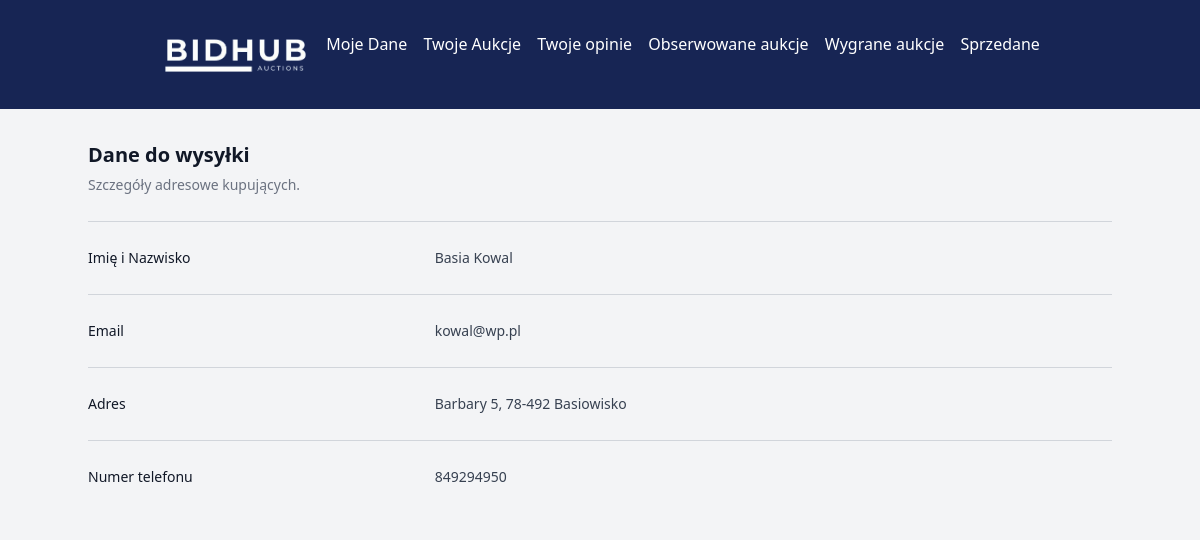
The app's page /dist/user_delivery_form.php, older data.
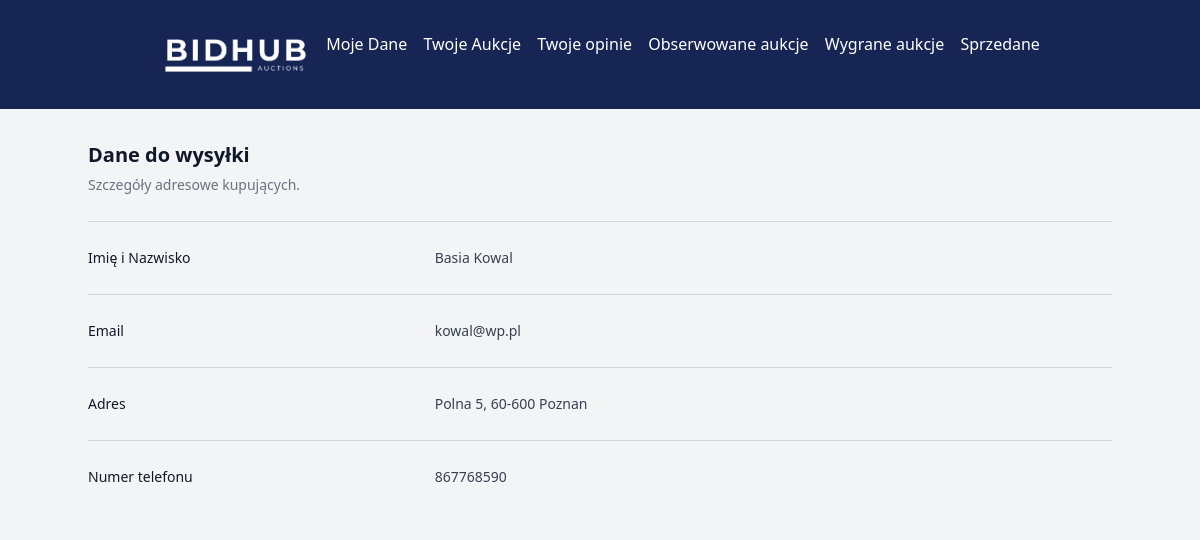
The same page, newer data.
### tables this page shows
CREATE TABLE `users` (
  `id_user` int(11) NOT NULL,
  `firstName` varchar(50) NOT NULL,
  `lastName` varchar(50) NOT NULL,
  `email` varchar(60) NOT NULL,
  `id_role` tinyint(4) NOT NULL DEFAULT 1,
  `pass` varchar(255) NOT NULL,
  `passwordrepeat` varchar(255) NOT NULL,
  `city` varchar(100) DEFAULT NULL,
  `street` varchar(100) DEFAULT NULL,
  `house_number` varchar(10) DEFAULT NULL,
  `postal_code` varchar(20) DEFAULT NULL,
  `phone_number` varchar(20) DEFAULT NULL,
  `profile_image` varchar(255) DEFAULT '../uploads/user-3331256_1280.png',
  `reset_token` varchar(255) DEFAULT NULL,
  `token_expiry` datetime DEFAULT NULL,
  `bank_account_number` varchar(34) DEFAULT NULL
);

### dist/user_delivery_form.php (the view, shortened to what this page needs)
<?php
include_once "../scripts/connect.php";
$query = "
    SELECT u.id_user, u.firstName,  u.lastName, u.email, u.city, u.street , u.house_number, u.postal_code, u.phone_number
    FROM users u
    INNER JOIN completed_auctions ca ON u.id_user = ca.highest_bidder_id
";
$stmt = $conn->prepare($query);
$stmt->execute();
?>
<!DOCTYPE html>
<html lang="en">
<head>
    <link rel="stylesheet" href="../src/user_profile.css">
    <link href="https://cdn.jsdelivr.net/npm/tailwindcss@2.2.19/dist/tailwind.min.css" rel="stylesheet">
</head>
<body class="bg-gray-100">
<header class="bg-blue-950">
        <div class=" container w-4/5 m-auto bg-blue-950 flex justify-around  p-8">
        <div class=""><a href="loggin.php"><img src="/projekt/projekt/img/BidHub_logo_removebg_minimalized.png" alt="Błąd załadowania zdjęcia" width="150" height="150"></a></div>
            <div class="text-white"><a href="user_profile.php">Moje Dane</a></div>
            <div class="text-white"><a href="user_profile_auctions.php">Twoje Aukcje</a></div>
            <div class="text-white"><a href="my_reviews.php">Twoje opinie</a></div>
            <div class="text-white"><a href="user_profile_fav.php">Obserwowane aukcje</a></div>
            <div class="text-white"><a href="user_win_auction_profile.php">Wygrane aukcje</a></div>
            <div class="text-white"><a href="user_sold_list.php">Sprzedane</a></div>
        </div>
    </header>
    <main class="container mx-auto mt-8">
        <div class="px-4 sm:px-0">
            <h3 class="text-xl font-semibold leading-7 text-gray-900">Dane do wysyłki</h3>
            <p class="mt-1 max-w-2xl text-sm leading-6 text-gray-500">Szczegóły adresowe kupujących.</p>
        </div>
        <div class="mt-6 border-t border-gray-300">
            <?php while ($row = $stmt->fetch(PDO::FETCH_ASSOC)): ?>
                <dl class="divide-y divide-gray-300">
                    <div class="px-4 py-6 sm:grid sm:grid-cols-3 sm:gap-4 sm:px-0">
                        <dt class="text-sm font-medium leading-6 text-gray-900">Imię i Nazwisko</dt>
                        <dd class="mt-1 text-sm leading-6 text-gray-700 sm:col-span-2 sm:mt-0">
                            <?php echo htmlspecialchars($row['firstName'] . ' ' . $row['lastName']); ?>
                        </dd>
                    </div>
                    <div class="px-4 py-6 sm:grid sm:grid-cols-3 sm:gap-4 sm:px-0">
                        <dt class="text-sm font-medium leading-6 text-gray-900">Email</dt>
                        <dd class="mt-1 text-sm leading-6 text-gray-700 sm:col-span-2 sm:mt-0">
                            <?php echo htmlspecialchars($row['email']); ?>
                        </dd>
                    </div>
                    <div class="px-4 py-6 sm:grid sm:grid-cols-3 sm:gap-4 sm:px-0">
                        <dt class="text-sm font-medium leading-6 text-gray-900">Adres</dt>
                        <dd class="mt-1 text-sm leading-6 text-gray-700 sm:col-span-2 sm:mt-0">
                            <?php echo htmlspecialchars($row['street'] . ' ' . $row['house_number'] . ', ' . $row['postal_code'] . ' ' . $row['city']); ?>
                        </dd>
                    </div>
                    <div class="px-4 py-6 sm:grid sm:grid-cols-3 sm:gap-4 sm:px-0">
                        <dt class="text-sm font-medium leading-6 text-gray-900">Numer telefonu</dt>
                        <dd class="mt-1 text-sm leading-6 text-gray-700 sm:col-span-2 sm:mt-0">
                            <?php echo htmlspecialchars($row['phone_number']); ?>
                        </dd>
                    </div>
                </dl>
            <?php endwhile; ?>
        </div>
    </main>
</body>
</html>

Row changes from the older to the newer data that the page shows:
changed users "Basia Kowal": street+house_number+postal_code "Barbary 5, 78-492 Basiowisko" → "Polna 5, 60-600 Poznan"; phone_number "849294950" → "867768590"
